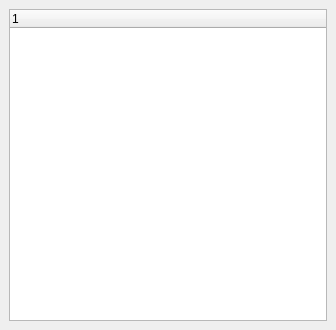
<ui version="4.0" >
 <author></author>
 <comment></comment>
 <exportmacro></exportmacro>
 <class>XMLViewDialog</class>
 <widget class="QWidget" name="XMLViewDialog" >
  <property name="geometry" >
   <rect>
    <x>0</x>
    <y>0</y>
    <width>336</width>
    <height>330</height>
   </rect>
  </property>
  <property name="windowTitle" >
   <string>XMLView</string>
  </property>
  <layout class="QGridLayout" >
   <property name="margin" >
    <number>9</number>
   </property>
   <property name="spacing" >
    <number>6</number>
   </property>
   <item row="0" column="0" >
    <widget class="QTreeWidget" name="treeWidget" >
     <property name="alternatingRowColors" >
      <bool>true</bool>
     </property>
     <property name="indentation" >
      <number>10</number>
     </property>
    </widget>
   </item>
  </layout>
 </widget>
 <pixmapfunction></pixmapfunction>
 <resources/>
 <connections/>
</ui>
